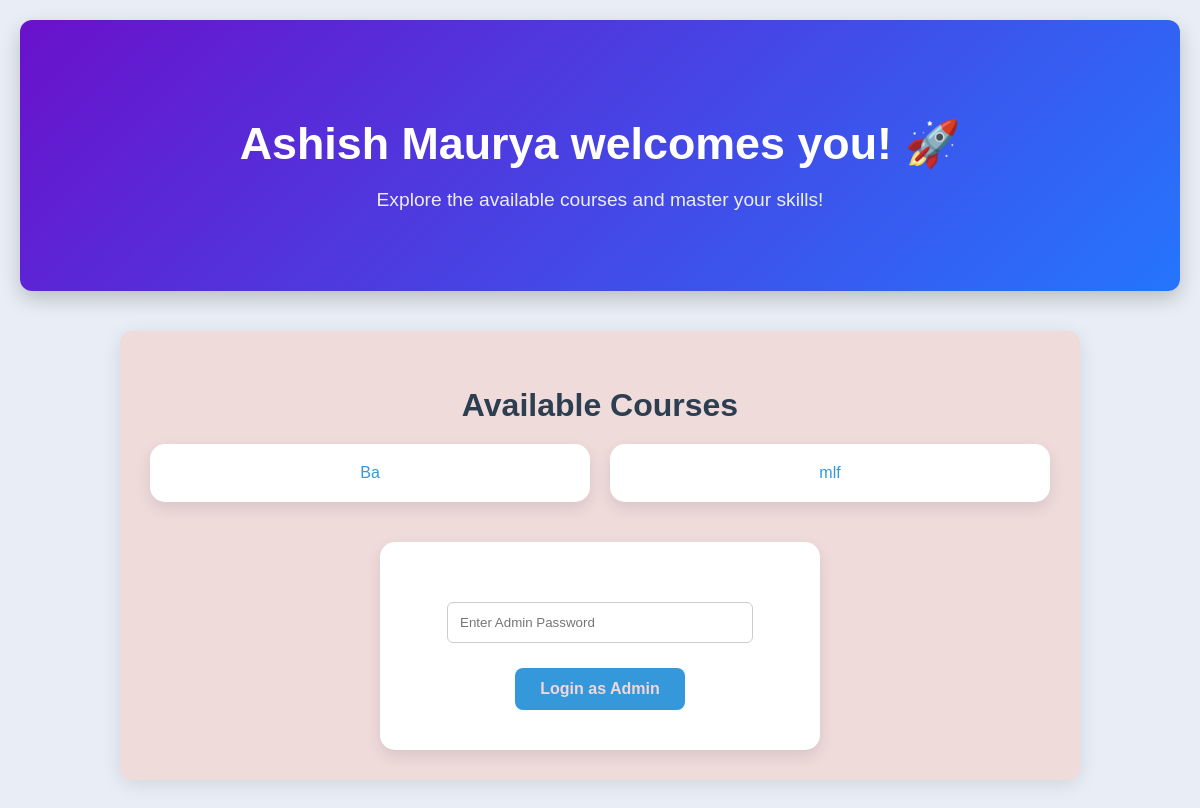
Before: / with the older database file.
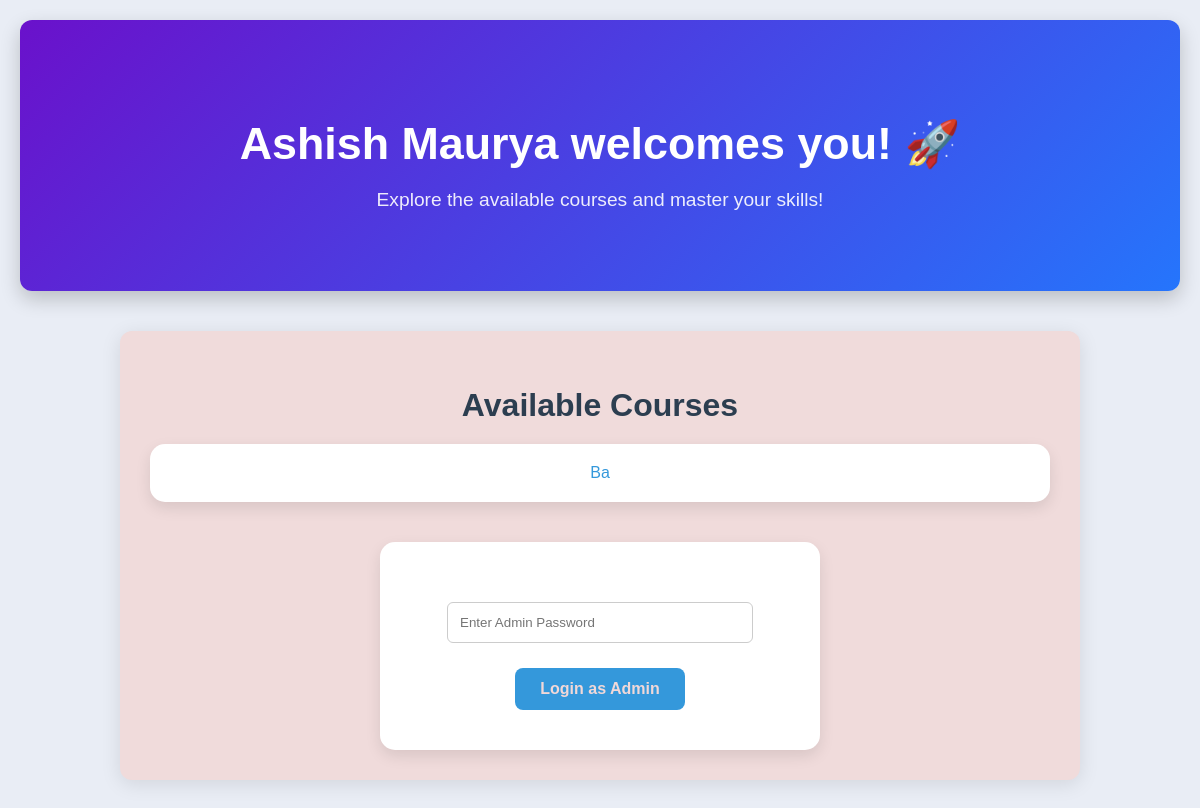
After: the same page with the newer database file.
### tables this page shows
CREATE TABLE courses (
            id INTEGER PRIMARY KEY AUTOINCREMENT,
            name TEXT NOT NULL
        );

### app.py (the view)
@app.route('/', methods=['GET', 'POST'])
def course_view():
    conn = sqlite3.connect('database.db')
    c = conn.cursor()
    c.execute('SELECT * FROM courses')
    courses = c.fetchall()
    conn.close()
    admin_mode = session.get('admin_mode', False)
    return render_template('course_view.html', courses=courses, admin_mode=admin_mode)

### templates/course_view.html (shortened to what this page needs)
<!DOCTYPE html>
<html lang="en">
<head>
    <link rel="stylesheet" href="{{ url_for('static', filename='style.css') }}">
</head>
<body class="course-view-page">
    <section class="hero">
        <div class="hero-content">
            <h1 class="hero-title">Ashish Maurya welcomes you! 🚀</h1>
            <p class="hero-subtitle">Explore the available courses and master your skills!</p>
        </div>
    </section>
    <div class="container">
        <h2 class="section-title">Available Courses</h2>
        {% if courses %}
            <div class="course-grid">
                {% for course in courses %}
                    <div class="course-card">
                        <a class="course-link" href="{{ url_for('course_detail', course_id=course[0]) }}">{{ course[1] }}</a>
                    </div>
                {% endfor %}
            </div>
        {% else %}
            <p class="no-courses">No courses available.</p>
        {% endif %}
        <div class="actions">
            {% if admin_mode %}
                <a class="btn add-course" href="{{ url_for('admin_add_course') }}">➕ Add New Course</a><br><br>
                <a class="btn exit-admin" href="{{ url_for('admin_logout') }}">🚪 Exit Admin Mode</a>
            {% else %}
                <div class="admin-login-card">
                    <form class="admin-login-form" action="{{ url_for('admin_login') }}" method="post">
                        <input class="password-input" type="password" name="password" placeholder="Enter Admin Password" required>
                        <button class="btn login-btn" type="submit">Login as Admin</button>
                    </form>
                </div>
            {% endif %}
        </div>
    </div>
</body>
</html>

### static/style.css (style rules this page uses)
body { font-family: 'Poppins', sans-serif; background-color: #e9edf5; color: #333333; margin: 0; padding: 20px; min-height: 100vh; }
.container { max-width: 900px; margin: auto; background: #f0dbdb; padding: 30px; border-radius: 12px; box-shadow: 0 4px 20px rgba(0, 0, 0, 0.1); }
a { color: #3498db; text-decoration: none; font-weight: 500; }
.actions { margin-top: 30px; text-align: center; }
.btn, .add-pyq, .back-btn, .add-course, .exit-admin, .login-btn { display: inline-block; margin: 10px; padding: 12px 25px; border-radius: 8px; font-size: 1rem; background-color: #3498db; color: rgb(241, 216, 216); font-weight: 600; border: none; cursor: pointer; transition: background-color 0.3s ease; }
.admin-login-form { margin-top: 30px; display: flex; flex-direction: column; align-items: center; }
.password-input { padding: 12px; margin-bottom: 15px; width: 280px; border: 1px solid #ccc; border-radius: 6px; background-color: #fff; color: #333; }
.hero { background: linear-gradient(135deg, #6a11cb 0%, #2575fc 100%); color: #ffffff; padding: 60px 20px; text-align: center; border-radius: 12px; margin-bottom: 40px; box-shadow: 0 8px 20px rgba(0, 0, 0, 0.2); }
.hero-title { font-size: 2.8rem; margin-bottom: 10px; }
.hero-subtitle { font-size: 1.2rem; opacity: 0.9; }
.section-title { font-size: 2rem; margin-bottom: 20px; text-align: center; color: #2c3e50; }
.course-grid { display: grid; grid-template-columns: repeat(auto-fit, minmax(240px, 1fr)); gap: 20px; }
.course-card { background: #ffffff; padding: 20px; border-radius: 15px; box-shadow: 0 6px 15px rgba(0, 0, 0, 0.1); text-align: center; transition: transform 0.3s ease, box-shadow 0.3s ease; }
.admin-login-card { background: #ffffff; padding: 30px 20px; border-radius: 15px; box-shadow: 0 6px 15px rgba(0, 0, 0, 0.1); max-width: 400px; margin: 40px auto 0; }

Changed rows visible on the page:
removed courses: name "mlf"
